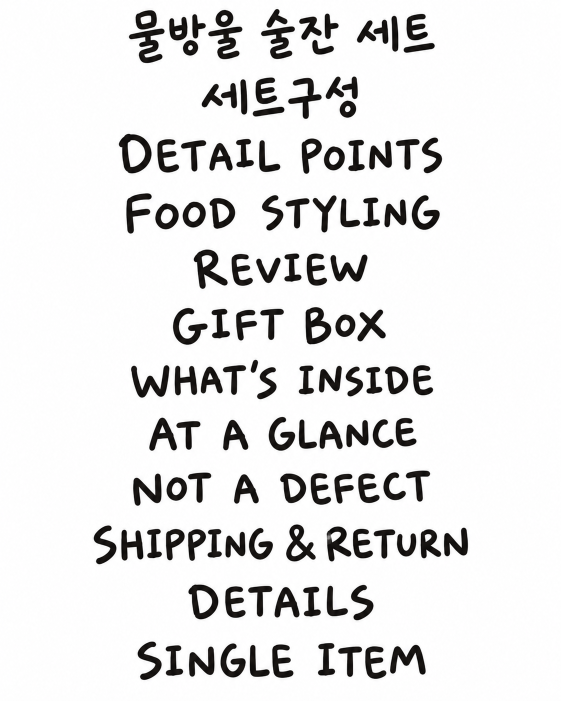
#> input picture assets/motif-source/titles-v2.png, 1122 x 1402 px (shown at 1/2 size); its folder holds 4 pictures in this run
$ python gen_titles.py
#> lines starting #> are read from the running program, lines starting #| are printed output that depends on the picture; after the words box and inside, x2 and y2 are one past the last pixel; in counts of white or black regions, pixels touching at a corner belong together
### 03-identity/gen_v3.py
# -*- coding: utf-8 -*-
"""2026-10 아이덴티티 추가 이미지(16장) → SVG 일괄 변환.

- 사진 1장 = 전체 SVG 1장(v3/sheet-*.svg) + 요소별 SVG(v3/<sheet>/NN.svg)
- 파란 X(사용자 제외 표시)가 닿은 요소는 버린다. 파란 픽셀 자체도 잉크에서 뺀다.
- 기존 모티프와 같은 포맷(viewBox 100, currentColor, evenodd). 두께 보정은 하지 않는다(원본 그대로).
사용: python gen_v3.py
"""
import cv2, numpy as np, io, os, sys, json
from xml.sax.saxutils import escape
import potrace
from vectorize import TPL

SCALE = 2   # 트레이싱 전 업스케일 — 곡선이 더 매끈해진다


HERE = os.path.dirname(os.path.abspath(__file__))
OUT = os.path.join(HERE, "v3")
DL = r"C:\Users\jaeeu\Downloads"

# (출력 slug, 원본 파일, 한글 제목, 분할 여부)
SRCS = [
 ("silhouette-tableware",  "옆면-뒷.png",                                   "식기 실루엣 띠(옆면)", True),
 ("silhouette-sea",        "바다 생물 일곱 실루엣.png",                      "바다 생물 실루엣 7종", True),
 ("silhouette-board",      "미니멀 흑백 주방용품과 동물 아이콘 보드.png",     "식기·거북이 실루엣 보드", True),
 ("text-a-little-care",    "작은 배려.png",                                  "A Little Care", False),
 ("text-use-and-care",     "손글씨 스타일의 Use & Care.png",                 "Use & Care", False),
 ("pattern-seaweed-band",  "유기적인 검은 잉크 블롭 실루엣.png",              "해초 실루엣 띠", False),
 ("pattern-seaweed-bubbles","손그림 느낌의 추상 해초와 거품.png",             "해초와 거품", False),
 ("line-sheet-a",          "4a5c7b52-aa24-4372-ac75-9085bf272d81=.png",     "선 그림 시트 A", True),
 ("line-sheet-b",          "2b851922-6212-4dda-ae0e-d74d197c0028.png",      "선 그림 시트 B", True),
 ("line-sheet-c",          "bc0ecf07-56b7-4501-90a1-8f742d4161e4.png",      "선 그림 시트 C", True),
 ("text-slowly",           "천천히, 멋지게.png",                             "Slowly is wonderful.", False),
 ("pattern-wave-band",     "흑백 유기적 물결 추상 배너.png",                  "물결 실루엣 띠", False),
 ("pattern-wave-turtle",   "파도 속 귀여운 바다거북.png",                    "파도 속 거북이", False),
]

# 가로로 나열된 아이콘 시트 — 빈 열에서 잘라 이름 순서대로 저장 (viewBox 100 정사각)
COL_SHEETS = [
 ("전자레인지·식기세척기·불꽃 금지 아이콘.png", [("care-microwave","전자레인지 사용 가능"),("care-dishwasher","식기세척기 사용 가능"),("care-no-fire-oven","직화·오븐 사용 금지")]),
 ("금지된 전자레인지, 식기, 모닥불 아이콘.png", [("care-no-microwave","전자레인지 사용 금지"),("care-no-dishwasher","식기세척기 사용 금지")]),
]

# [18 lines left out: function split_cols, not called in this run]

def load(path):
    img = cv2.imdecode(np.fromfile(path, dtype=np.uint8), cv2.IMREAD_UNCHANGED)
#> img is the input picture: shape (1402, 1122, 3); mean B, G, R 230, 230.1, 230.4
    if img.shape[2] == 4:                      # 알파 → 흰 배경 합성
        a = img[:, :, 3:4].astype(float) / 255
        img = (img[:, :, :3] * a + 255 * (1 - a)).astype(np.uint8)
    b, g, r = [img[:, :, i].astype(int) for i in range(3)]
    dark = (b + g + r) / 3 < 150
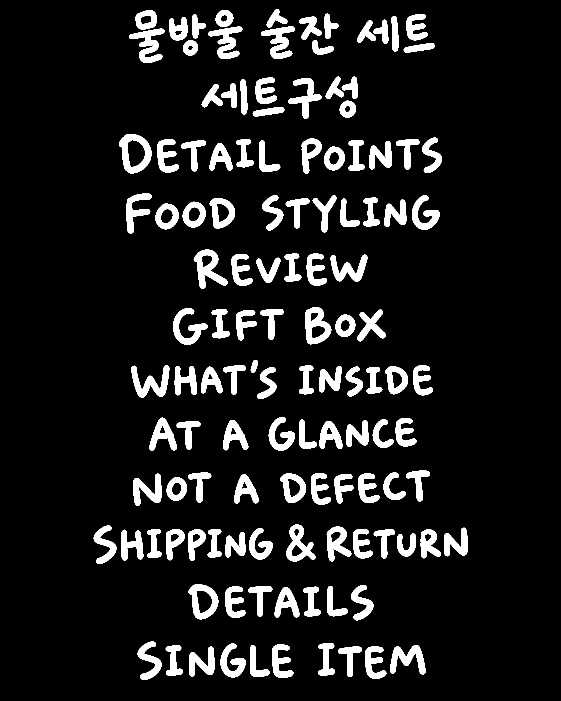
#> dark: shape (1402, 1122) bool (shown at 1/2 size); 10.1% white; 125 white regions, largest, box (x1, y1, x2, y2) and area: (238, 268, 303, 347) 2406, (387, 499, 455, 578) 2307, (262, 730, 339, 795) 2217
    gray = (np.abs(b - g) < 50) & (np.abs(g - r) < 50) & (np.abs(b - r) < 50)
#> gray: shape (1402, 1122) bool; every value is 1
    blue = (b > r + 50) & (b > g + 20)
#> blue: shape (1402, 1122) bool; every value is 0
    return (dark & gray & ~blue).astype(np.uint8), blue.astype(np.uint8)

# [13 lines left out: function drop_crossed, not called in this run]

def clean(ink, min_frac=0.00005):
#> called with min_frac = 5e-05
    h, w = ink.shape
#> h = 1402; w = 1122
    n, lab, st, _ = cv2.connectedComponentsWithStats(ink, 8)
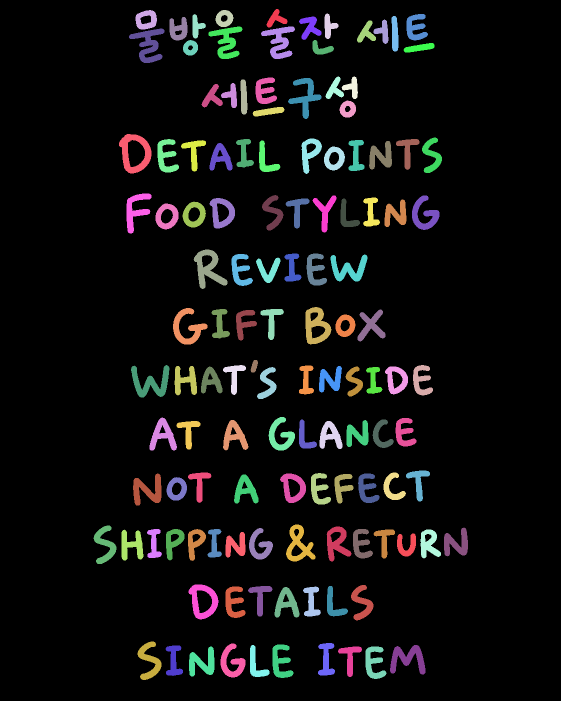
#> lab: shape (1402, 1122) int32 (shown at 1/2 size); 126 distinct labels, from 0 to 125; one colour per label, 0 black
#> n = 126; st = 126 rows, first 6: [0, 0, 1122, 1402, 1413820], [533, 18, 42, 37, 677], [271, 20, 43, 39, 1075], [431, 20, 36, 34, 810], [649, 27, 28, 51, 723], [385, 28, 27, 49, 660]
    out = np.zeros_like(ink)
    for i in range(1, n):
        if st[i][4] >= h * w * min_frac: out[lab == i] = 1
    return out

# [79 lines left out: functions boxes, potrace_d, trace, trace_rect, not called in this run]

# [26 lines that do not run on import are left out]

### 03-identity/gen_titles.py
# -*- coding: utf-8 -*-
"""상세페이지 블록 제목(영문 손글씨 시트) → 줄별 SVG.

- 시트 한 장에 제목이 한 줄씩 세로로 놓여 있다. 잉크 없는 가로 띠에서 잘라 줄마다 SVG 1장.
- 모든 줄을 같은 배율로 딴다 → Figma에서 같은 비율로 넣으면 글자 크기가 서로 맞는다.
- 트레이싱은 potrace 베지어. 원본 시트가 작아(글자 높이 약 130px) 외곽이 울퉁불퉁하므로
  4배 업스케일 + 강한 블러(SIGMA)로 획을 둥글게 다듬고, 모서리 없이(alphamax 1.33) 곡선만으로 딴다.
사용: python gen_titles.py [png경로]   (SIGMA=원본 px 기준 블러 반경, 환경변수로 조정)
"""
import io, os, sys
import cv2, potrace
import numpy as np
from xml.sax.saxutils import escape
from gen_v3 import load, clean

HERE = os.path.dirname(os.path.abspath(__file__))
SRC = sys.argv[1] if len(sys.argv) > 1 else os.path.join(HERE, "..", "assets", "motif-source", "titles-v2.png")
OUT = os.path.join(HERE, "v3")

# 위에서부터 순서대로 (slug, 문구)
ROWS = [
    ("name-mulbangul-suljan-set", "물방울 술잔 세트"),
    ("title-set", "세트구성"),
    ("title-detail-points", "Detail Points"),
    ("title-food-styling", "Food Styling"),
    ("title-review", "Review"),
    ("title-gift-box", "Gift Box"),
    ("title-whats-inside", "What's Inside"),
    ("title-at-a-glance", "At a Glance"),
    ("title-not-a-defect", "Not a Defect"),
    ("title-shipping-returns", "Shipping & Return"),
    ("title-details", "Details"),
    ("title-single-item", "Single Item"),
]
CAP = 76.0                        # 이 시트(titles-v2)의 큰 대문자 높이(px). v1 시트는 125
S = 0.1 * 125.0 / CAP             # 원본 px → viewBox 단위. v1과 같은 출력 크기(큰 대문자 = 12.5단위)가 되게 맞춘다
PAD = 1.0
UP = 6       # 트레이싱 전 업스케일 (v2 시트는 글자가 작아 6배)
SIGMA = float(os.environ.get("SIGMA", "1.6"))   # 원본 px 기준 — 클수록 둥글다
SUFFIX = os.environ.get("SUFFIX", "")


# Use & Care(text-use-and-care.svg)에 맞추는 기준값 — 원본 시트에서 잰 값
REF_SLANT = -0.04                 # 세로획을 곧게 세우는 전단 계수 (Use & Care)
STROKE = float(os.environ.get("STROKE", str(0.137 * CAP)))   # Use & Care 획/큰 대문자 비 = 32/234
# Figma 삽입 배율 = 원본 px × 0.5 (Use & Care 큰 대문자 63px ÷ CAP) → 획 두께도 같아진다


def slant(sub):
    """세로획이 가장 곧게 서는 전단 계수 — 열 투영이 가장 뾰족해지는 값"""
    h, w = sub.shape
    best = (-1.0, 0.0)
    for k in np.arange(-0.35, 0.351, 0.01):
        M = np.float32([[1, k, -k*h/2 + 40], [0, 1, 0]])
        p = cv2.warpAffine(sub.astype(np.float32), M, (w + 80, h)).sum(axis=0)
        best = max(best, (float((p**2).sum()), float(k)))
    return best[1]


def stroke_width(m):
    dt = cv2.distanceTransform(m.astype(np.uint8), cv2.DIST_L2, 5)
    v = dt[m > 0]
    return float(4*np.median(v)) if len(v) else 1.0


def smooth_d(sub, s, ox, oy):
    """마스크 → 기울기·획 두께를 기준에 맞추고 둥글게 다듬은 베지어 path"""
    m = np.pad(sub, 8).astype(np.float32)
    h, w = m.shape
    # 의도: v2 시트는 재은이 쓴 기울기를 그대로 둔다 — 짧은 단어는 기울기 추정이 흔들려 글자가 뒤틀린다.
    #       v1처럼 Use & Care 기울기에 맞추려면 SLANT_FIX=1
    k = (slant(sub) - REF_SLANT) if os.environ.get("SLANT_FIX") == "1" else 0.0
    m = cv2.warpAffine(m, np.float32([[UP, UP*k, -UP*k*h/2], [0, UP, 0]]), (w*UP, h*UP), flags=cv2.INTER_CUBIC)
    m = cv2.GaussianBlur(m, (0, 0), SIGMA * UP) > 0.5
    cut = (stroke_width(m) - STROKE*UP) / 2         # 기준보다 굵으면 깎고, 가늘면 불린다
    if abs(cut) > 0.5:
        if cut > 0: m = cv2.distanceTransform(m.astype(np.uint8), cv2.DIST_L2, 5) > cut
        else:       m = cv2.distanceTransform((~m).astype(np.uint8), cv2.DIST_L2, 5) < -cut
        m = cv2.GaussianBlur(m.astype(np.float32), (0, 0), SIGMA * UP * 0.6) > 0.5
    path = potrace.Bitmap(np.logical_not(m)).trace(turdsize=40, alphamax=1.33, opticurve=True, opttolerance=0.4)
    k = s / UP
    f = lambda p: "%.2f,%.2f" % (ox + (p.x - 8*UP)*k, oy + (p.y - 8*UP)*k)
    d = []
    for c in path:
        d.append("M" + f(c.start_point))
        for seg in c:
            if seg.is_corner: d.append("L%sL%s" % (f(seg.c), f(seg.end_point)))
            else: d.append("C%s %s %s" % (f(seg.c1), f(seg.c2), f(seg.end_point)))
        d.append("Z")
    return "".join(d)


def split_rows(ink, n):
    """잉크 없는 행 구간으로 n줄 분할 — 줄이 더 많이 나오면 가장 좁은 틈부터 병합(아포스트로피 등)"""
    row = ink.sum(axis=1) > 0
    runs, start = [], None
    for y, v in enumerate(row):
        if v and start is None: start = y
        if not v and start is not None: runs.append((start, y)); start = None
    if start is not None: runs.append((start, len(row)))
    while len(runs) > n:
        _, i = min((runs[i+1][0] - runs[i][1], i) for i in range(len(runs) - 1))
        runs[i:i+2] = [(runs[i][0], runs[i+1][1])]
    if len(runs) != n:
        raise SystemExit("줄 수 불일치: %d줄 감지, %d줄 필요" % (len(runs), n))
    out = []
    for y0, y1 in runs:
        sub = ink[y0:y1]; xs = np.nonzero(sub.sum(axis=0))[0]
        out.append(sub[:, xs.min():xs.max()+1])
    return out


def row_boxes(ink, n):
    """split_rows 와 같은 줄 구간을 (y0, y1, x0, x1) 상자로"""
    boxes, y = [], 0
    row = ink.sum(axis=1) > 0
    for sub in split_rows(ink, n):
        while not row[y]: y += 1
        y0 = y; y1 = y0 + sub.shape[0]
        xs = np.nonzero(ink[y0:y1].sum(axis=0))[0]
        boxes.append((y0, y1, int(xs.min()), int(xs.max()) + 1))
        y = y1
    return boxes


KERN = float(os.environ.get("KERN", "0.45"))    # 글자 사이 빈 폭에 곱하는 값 (1 = 쓴 그대로)
WORD = float(os.environ.get("WORD", "0.55"))    # 단어 사이 빈 폭에 곱하는 값
TALL = float(os.environ.get("TALL", "1.12"))    # 세로로 늘리는 배율 (1 = 쓴 그대로) — 재은 11-22 "세로로 조금만"


def tighten(gray, mask):
    """자간 좁히기 — 잉크 없는 세로 띠(글자 사이·단어 사이)만 줄이고 글자 모양은 건드리지 않는다.
    의도: 로고(OHARISTORE)의 글자 사이가 획 두께의 약 0.5배인데 v2 시트는 약 0.6배 + 단어 사이 3~4배라 넓어 보였다(재은 11-22).
          획이 가로로 겹쳐 빈 띠가 없는 글자쌍은 그대로 둔다."""
    col = mask.sum(axis=0) > 0
    runs, st = [], None
    for x, v in enumerate(col):
        if v and st is None: st = x
        if not v and st is not None: runs.append((st, x)); st = None
    if st is not None: runs.append((st, len(col)))
    sw = stroke_width(mask > 0)
    g_parts, m_parts = [], []
    for i, (a, b) in enumerate(runs):
        g_parts.append(gray[:, a:b]); m_parts.append(mask[:, a:b])
        if i + 1 < len(runs):
            gap = runs[i+1][0] - b
            new = max(1, int(round(gap * (WORD if gap > 1.6 * sw else KERN))))
            g_parts.append(np.full((gray.shape[0], new), 255, gray.dtype))
            m_parts.append(np.zeros((mask.shape[0], new), mask.dtype))
    return np.hstack(g_parts), np.hstack(m_parts)


def load_gray(path):
    img = cv2.imdecode(np.fromfile(path, dtype=np.uint8), cv2.IMREAD_UNCHANGED)
    if img.ndim == 3 and img.shape[2] == 4:
        a = img[:, :, 3:4].astype(float) / 255
        img = (img[:, :, :3] * a + 255 * (1 - a)).astype(np.uint8)
    return img if img.ndim == 2 else cv2.cvtColor(img, cv2.COLOR_BGR2GRAY)


def faithful_d(gray, s, ox, oy):
    """쓴 모양 그대로 — 회색조를 키운 뒤 경계만 따서 획 두께·모서리·속공간을 바꾸지 않는다.
    의도: v1 방식(이진 마스크 블러 + 두께 정규화 + 모서리 없음)은 v2 시트에서 글자가 뭉툭하게 부풀었다(재은 11-22)."""
    g = cv2.copyMakeBorder(gray, 8, 8, 8, 8, cv2.BORDER_CONSTANT, value=255)
    big = cv2.resize(g, None, fx=UP, fy=UP, interpolation=cv2.INTER_CUBIC)
    big = cv2.GaussianBlur(big, (0, 0), 0.35 * UP)        # 확대 계단만 지우는 정도
    m = big < 128
    path = potrace.Bitmap(np.logical_not(m)).trace(turdsize=20, alphamax=1.0, opticurve=True, opttolerance=0.2)
    k = s / UP
    f = lambda p: "%.2f,%.2f" % (ox + (p.x - 8*UP)*k, oy + (p.y - 8*UP)*k)
    d = []
    for c in path:
        d.append("M" + f(c.start_point))
        for seg in c:
            if seg.is_corner: d.append("L%sL%s" % (f(seg.c), f(seg.end_point)))
            else: d.append("C%s %s %s" % (f(seg.c1), f(seg.c2), f(seg.end_point)))
        d.append("Z")
    return "".join(d)


def svg(sub, title, gray=None):
    h, w = sub.shape
    W, H = w*S + PAD*2, h*S + PAD*2
    d = faithful_d(gray, S, PAD, PAD) if gray is not None else smooth_d(sub, S, PAD, PAD)
    return ('<svg xmlns="http://www.w3.org/2000/svg" viewBox="0 0 %.2f %.2f" width="%.0f" height="%.0f"\n'
            '     fill="currentColor" fill-rule="evenodd" stroke="none" color="#262320">\n'
            '  <title>%s</title>\n  <path d="%s"/>\n</svg>\n') % (W, H, W*8, H*8, escape(title), d)


if __name__ == "__main__":
    ink, _ = load(SRC)
    ink = clean(ink)
    gray = None if os.environ.get("STYLE") == "round" else load_gray(SRC)     # STYLE=round → v1 방식
    for sub, (y0, y1, x0, x1), (slug, text) in zip(split_rows(ink, len(ROWS)), row_boxes(ink, len(ROWS)), ROWS):
#> in row_boxes, `boxes, y = [], 0`: y = 0
        crop = None if gray is None else gray[y0:y1, x0:x1]
        if crop is not None and (KERN != 1 or WORD != 1): crop, sub = tighten(crop, sub)
        if crop is not None and TALL != 1:
            crop = cv2.resize(crop, None, fx=1, fy=TALL, interpolation=cv2.INTER_CUBIC)
            sub = cv2.resize(sub, (crop.shape[1], crop.shape[0]), interpolation=cv2.INTER_NEAREST)
#> (the run stopped early here; a loop or call above may not have finished)
